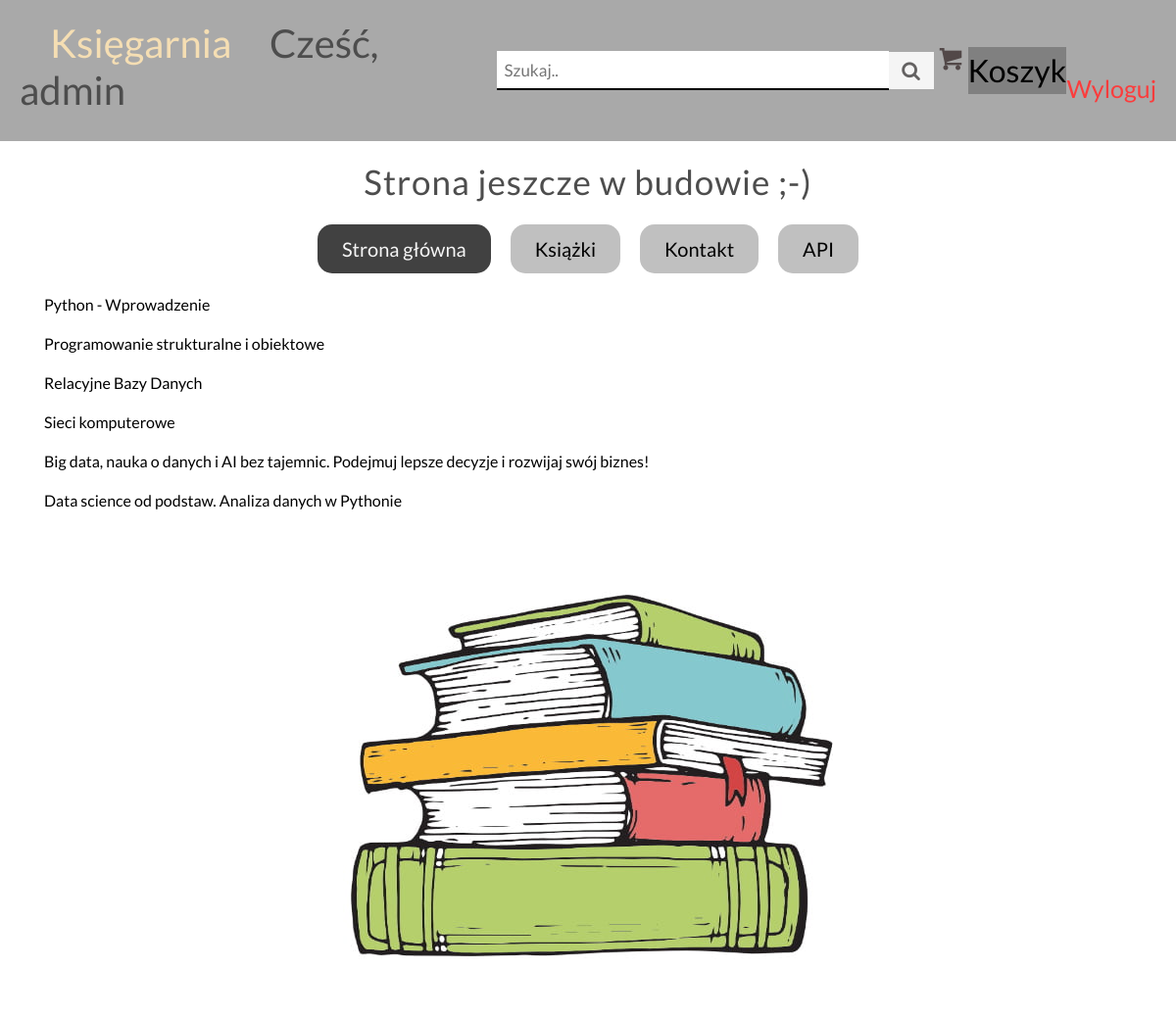
Before: /kategoria/1/ (signed in) with the older database file.
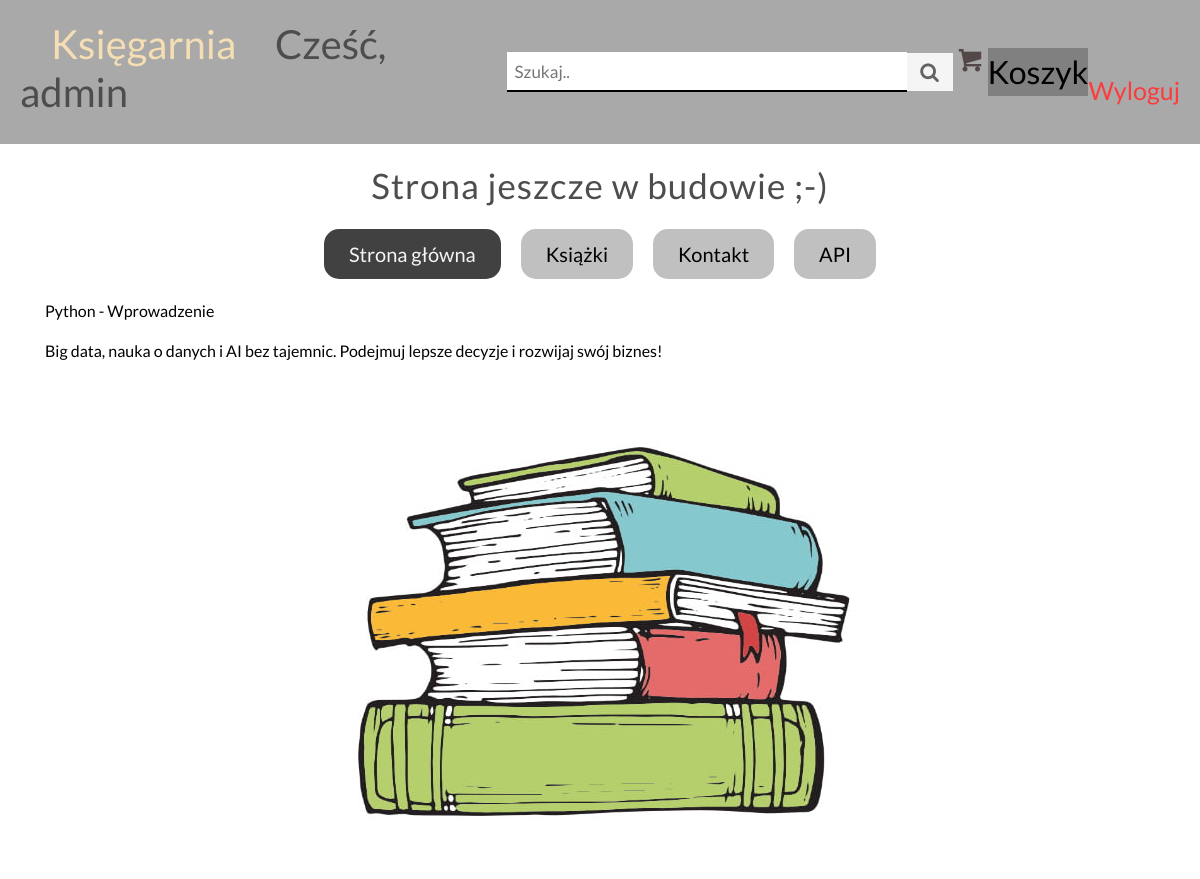
After: the same page with the newer database file.
### Books/models.py (models this page shows, shortened)
class Books(models.Model):
    category = models.ForeignKey(Category, on_delete=models.CASCADE, null=True, blank=True)
    title = models.CharField(max_length=100)
    author = models.CharField(max_length=100)
    ISBN = models.CharField(max_length=50)
    price = models.DecimalField(max_digits=12, decimal_places=2)
    image = models.ImageField(null=True, blank=True)
    class Meta:
        verbose_name = "Ksiażka"
        verbose_name_plural = "Ksiażki"

### Books/views.py (the view)
# urls.py: path('kategoria/<id>/', kategoria, name='kategoria'),
@login_required(login_url='login')
def kategoria(request, id):
    category_user = Category.objects.get(pk=id)
    category_book = Books.objects.filter(category_id=category_user)
    all_category = Category.objects.all()
    data = {'category_user': category_user,
            'ksiazki': category_book,
            'kategorie': all_category}
    return render(request, 'book_category.html', data)

### Books/templates/book_category.html (shortened to what this page needs)
{% extends 'template.html' %}
    {% block book %}
        {% if ksiazki %}
            {% for book in ksiazki %}
                <p><a href = "/ksiazka/{{ book.id }}/"> {{ book.title }}</a></p>
            {% endfor %}
        {% endif %}
    {% endblock book %}

Changed rows visible on the page:
no longer on this page (row edited): Books: title "Programowanie strukturalne i obiektowe"
no longer on this page (row edited): Books: title "Relacyjne Bazy Danych"
no longer on this page (row edited): Books: title "Sieci komputerowe"
removed Books: title "Data science od podstaw. Analiza danych w Pythonie"
